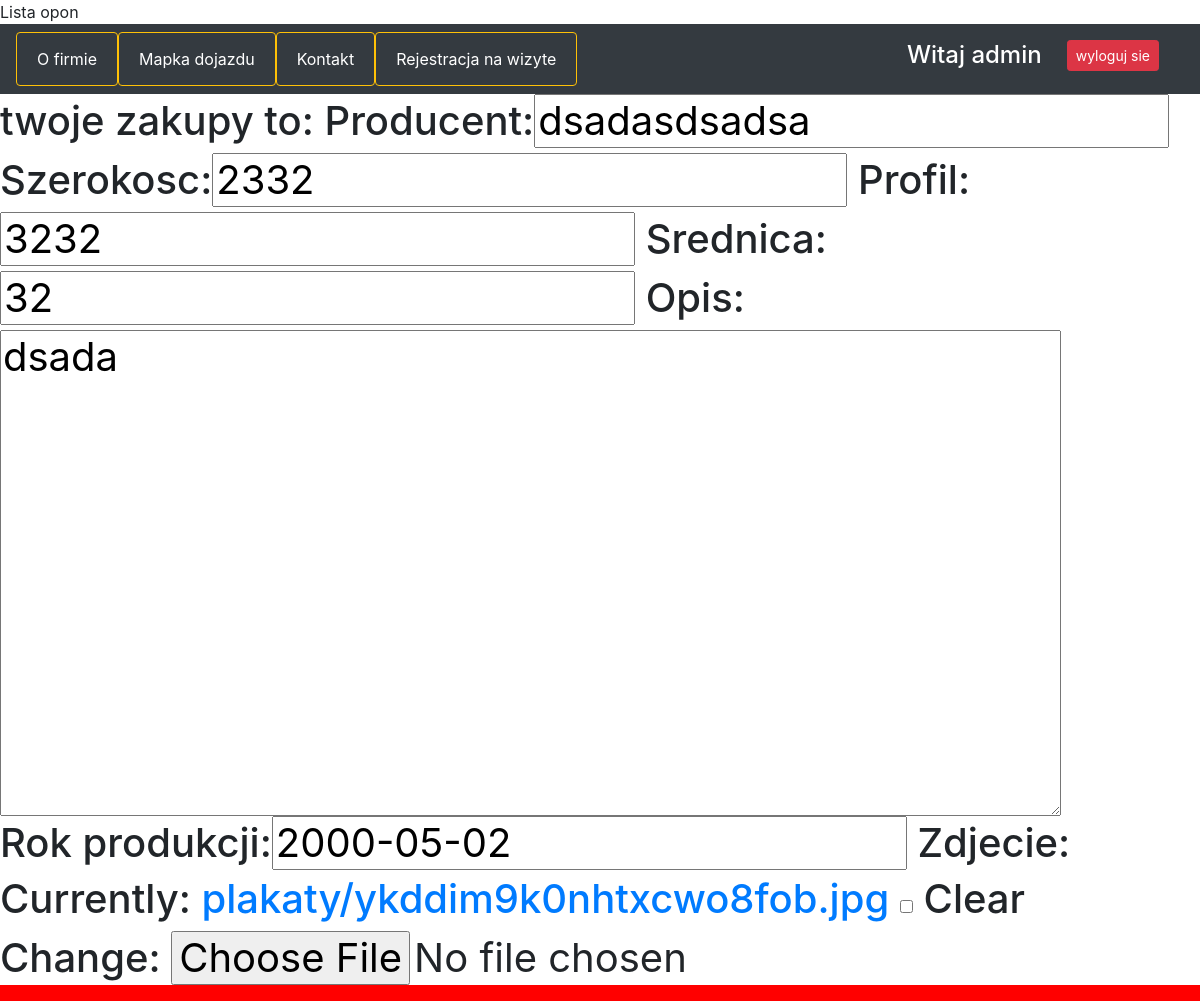
/opony/kup/9 (signed in), run on an earlier commit of the app's database.
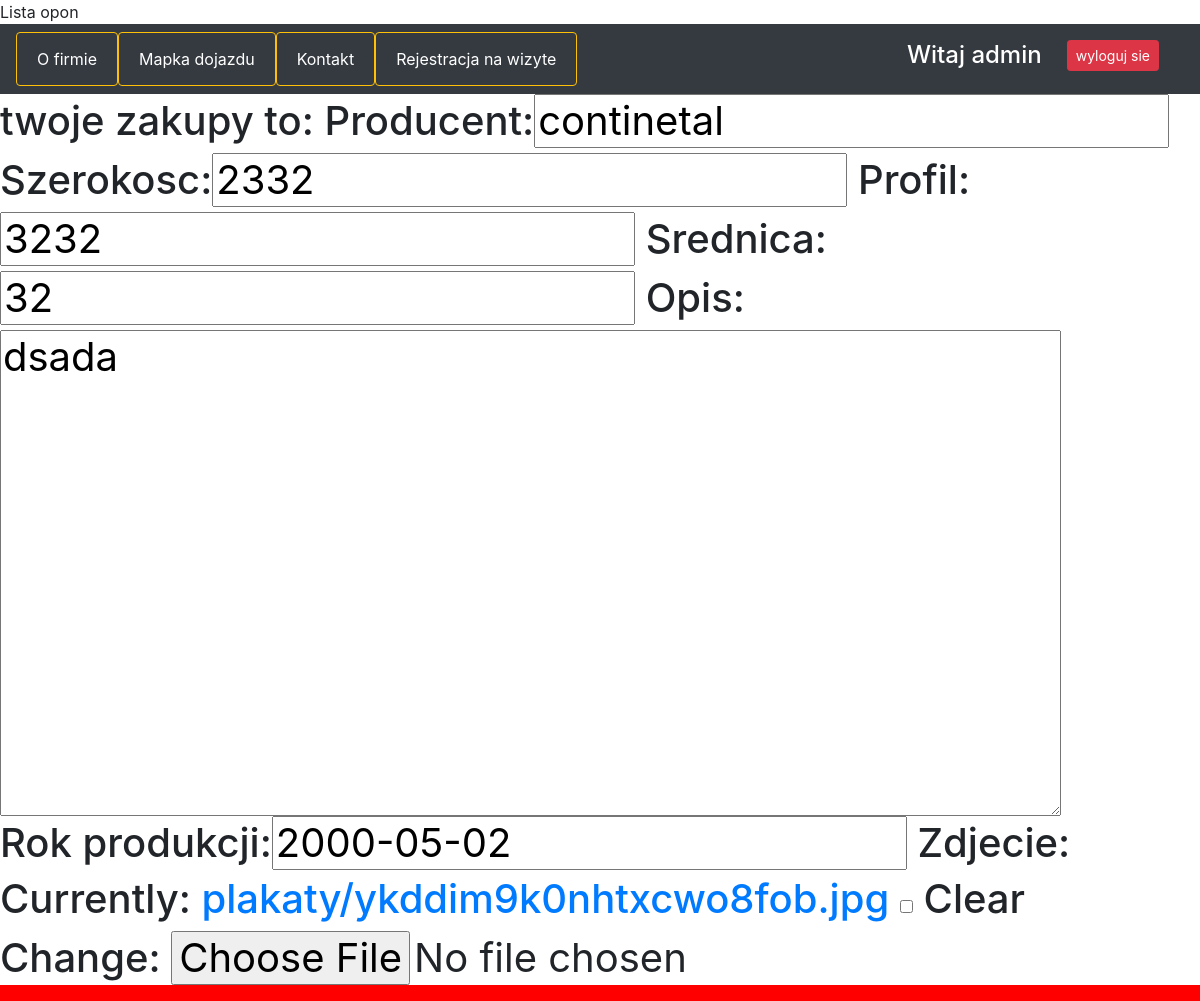
And on a later commit of the database.
### wulkanizacjaweb/models.py (models this page shows, shortened)
class Opony(models.Model):
    producent = models.CharField(max_length=32, blank=False)
    szerokosc = models.PositiveSmallIntegerField(default=0)
    profil = models.PositiveSmallIntegerField(default=0)
    srednica = models.PositiveSmallIntegerField(default=0)
    opis = models.TextField(blank=True, default="")
    rok_produkcji = models.DateField(default=2000)
    zdjecie = models.ImageField(upload_to="plakaty", null=True, blank=True)

### wulkanizacjaweb/views.py (the view)
# urls.py: path('kup/<int:id>', kup_opone, name="kup_opone"),
@login_required
def kup_opone(request, id):
    opona = get_object_or_404(Opony, pk=id)
    kupiona_opona = OponaForm(request.POST or None, request.FILES or None, instance=opona)
    if request.method =="POST":
        kupiona_opona.save()
        return redirect(wszystkie_opony)
    return render(request, 'koszyk.html', {'koszyk': kupiona_opona})

### wulkanizacjaweb/forms.py
class OponaForm(ModelForm):
    class Meta:
        model = Opony
        fields = ['producent', 'szerokosc','profil','srednica','opis','rok_produkcji', 'zdjecie']

### templates/koszyk.html (shortened to what this page needs)
{% load static %}
{% block strona%}
{% include "navbar.html" %}
    <h1>twoje zakupy to: {{ koszyk }} </h1>
{% endblock %}

What changed in the data, as far as the page shows it:
changed Opony "dsada": producent "dsadasdsadsa" → "continetal"
